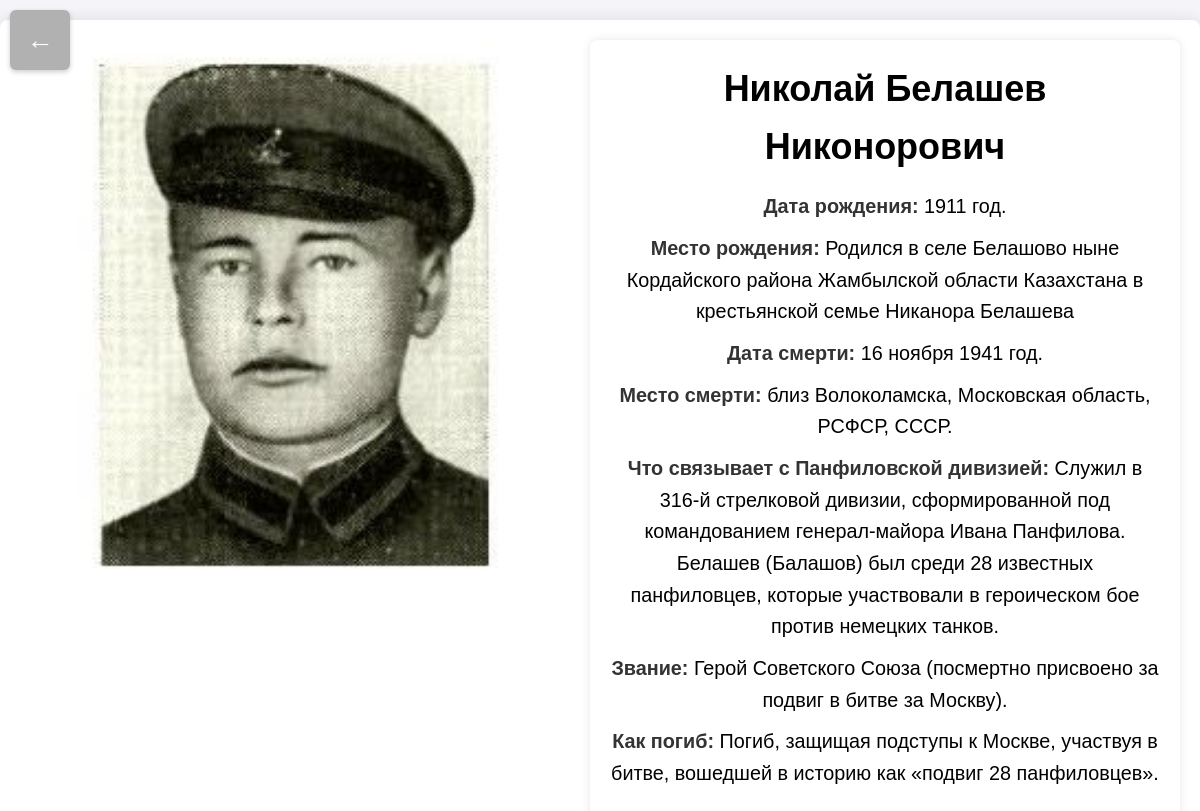
Page /hero/3/ on the committed database.
### heroes/models.py (models this page shows, shortened)
class Hero(models.Model):
    last_name = models.CharField(max_length=100)
    first_name = models.CharField(max_length=100)
    patronymic = models.CharField(max_length=100)
    photo = models.ImageField(upload_to='hero_photos/', null=True, blank=True)
    birth_date = models.CharField(max_length=400)
    birth_place = models.CharField(max_length=400, null=True, blank=True)
    death_date = models.CharField(max_length=100)
    death_place = models.CharField(max_length=400, null=True, blank=True)
    connection_to_division = models.TextField(null=True, blank=True)
    rank = models.CharField(max_length=400, null=True, blank=True)
    death_circumstances = models.TextField(null=True, blank=True)

### home/views.py (the view)
# urls.py: path('hero/<int:hero_id>/', views.hero_detail, name='hero_detail'),
def hero_detail(request, hero_id):
    hero = get_object_or_404(Hero, id=hero_id)
    return render(request, 'home/hero_detail.html', {'hero': hero})

### home/templates/home/hero_detail.html (shortened to what this page needs)
{% load static %}
<!DOCTYPE html>
<html lang="ru">
<head>
    <link rel="stylesheet" href="{% static 'css/keyboard.css' %}">
</head>
<body>
<div class="container">
    <a href="{% url 'home' %}" class="back-link"></a>
    <div class="hero-photo">
        {% if hero.photo %}
            <img src="{{ hero.photo.url }}" alt="{{ hero.first_name }} {{ hero.last_name }}">
        {% else %}
            <p><i>Фото отсутствует</i></p>
        {% endif %}
    </div>
    <div class="hero-details">
        <h1>{{ hero.first_name }} {{ hero.last_name }} {% if hero.patronymic %}{{ hero.patronymic }}{% else %}Не указано{% endif %}</h1>
        <p><strong>Дата рождения:</strong> {% if hero.birth_date %}{{ hero.birth_date }}{% else %}Не указана{% endif %}</p>
        <p><strong>Место рождения:</strong> {% if hero.birth_place %}{{ hero.birth_place }}{% else %}Не указано{% endif %}</p>
        <p><strong>Дата смерти:</strong> {% if hero.death_date %}{{ hero.death_date }}{% else %}Не указана{% endif %}</p>
        <p><strong>Место смерти:</strong> {% if hero.death_place %}{{ hero.death_place }}{% else %}Не указано{% endif %}</p>
        <p><strong>Что связывает с Панфиловской дивизией:</strong> {% if hero.connection_to_division %}{{ hero.connection_to_division }}{% else %}Не указано{% endif %}</p>
        <p><strong>Звание:</strong> {% if hero.rank %}{{ hero.rank }}{% else %}Не указано{% endif %}</p>
        <p><strong>Как погиб:</strong> {% if hero.death_circumstances %}{{ hero.death_circumstances }}{% else %}Не указано{% endif %}</p>
    </div>
</div>
</body>
</html>

### static/css/keyboard.css (style rules this page uses)
body { font-family: Arial, sans-serif; margin: 0; padding: 2vh; background-color: rgb(233, 214, 176); text-align: center; font-size: 1.5vw; }
h1 { font-size: 3vw; margin-bottom: 2vh; }
.back-link { position: absolute; top: 10px; left: 10px; width: 60px; height: 60px; background-color: #b1b1b1; display: flex; justify-content: center; align-items: center; text-decoration: none; border-radius: 10%; box-shadow: 0 2px 5px rgba(0, 0, 0, 0.2); transition: background-color 0.3s, box-shadow 0.3s; }
.back-link::before { content: '\2190'; font-size: 1.5em; color: white; }

### home/templates/home/hero_detail.html (style rules this page uses)
body { font-family: Arial, sans-serif; background-color: #f4f4f9; margin: 0; padding: 0; }
.container { display: flex; flex-wrap: wrap; max-width: 100%; margin: 20px auto; padding: 20px; background-color: #ffffff; border-radius: 8px; box-shadow: 0 0 15px rgba(0, 0, 0, 0.1); justify-content: space-between; }
.hero-photo { flex: 1 1 45%; max-width: 50%; margin-right: 20px; text-align: center; }
.hero-photo img { width: 80%; height: auto; object-fit: cover; border-radius: 8px; }
.hero-details { flex: 1 1 45%; padding: 20px; font-size: 1.1em; line-height: 1.6; background-color: #ffffff; border-radius: 8px; box-shadow: 0 0 10px rgba(0, 0, 0, 0.1); }
.hero-details h1 { margin-top: 0; }
.hero-details p { margin: 10px 0; }
.hero-details strong { color: #333; }
.back-link { position: absolute; top: 10px; left: 10px; width: 60px; height: 60px; background-color: #b1b1b1; display: flex; justify-content: center; align-items: center; text-decoration: none; border-radius: 10%; box-shadow: 0 2px 5px rgba(0, 0, 0, 0.2); transition: background-color 0.3s, box-shadow 0.3s; }
.back-link::before { content: '\2190'; font-size: 1.5em; color: white; }

### rows in the picture
Hero: photo (picture), first_name "Николай", last_name "Белашев", patronymic "Никонорович", birth_date "1911 год.", birth_place "Родился в селе Белашово ныне Кордайского района Жамбылской области Казахстана в крестьянской семье Никанора Белашева", death_date "16 ноября 1941 год.", death_place "близ Волоколамска, Московская область, РСФСР, СССР.", connection_to_division "Служил в 316-й стрелковой дивизии, сформированной под командованием генерал-майора Ивана Панфилова. Белашев (Балашов) был среди 28 известных панфиловцев, которые участвовали в героическом бое против немецких танков.", rank "Герой Советского Союза (посмертно присвоено за подвиг в битве за Москву).", death_circumstances "Погиб, защищая подступы к Москве, участвуя в битве, вошедшей в историю как «подвиг 28 панфиловцев»."
